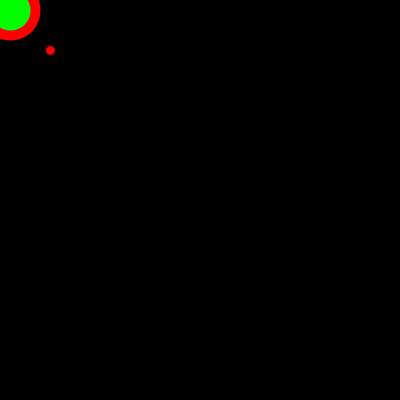
Frame 1 (no input)
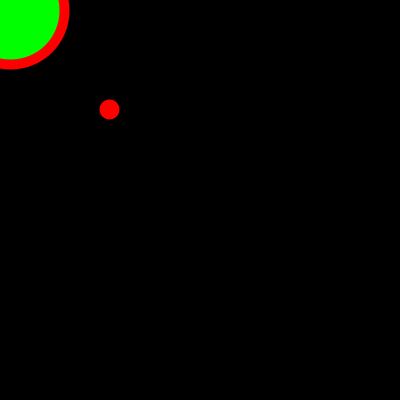
Frame 60 (the mouse pressed at the canvas centre just before this capture)
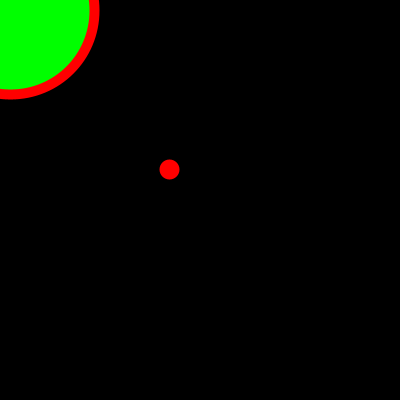
Frame 120 (the mouse held since frame 60 and released just before this capture)

The Processing sketch that drew these frames (run headless with seeded random() and noise(); from frame 60 on, the mouse is pressed at the canvas centre):

// Processing sketch: sketch_160413a
// ── sketch_160413a.pde
float x=50; 
float y=50; 

void setup(){

size(400,400); 
 frameRate(50);
 } 

void draw(){
background(0);

fill(255,0,0);
ellipse(x,y,10,10); 

fill(0,255,0); 
stroke(255,0,0); 
strokeWeight(10);
ellipse(10,10,x,y);

x=x+1; 
y=y+1;
}
